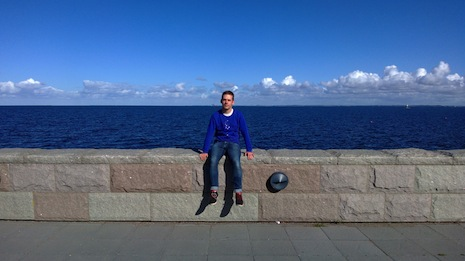
#> input picture image/3.jpg, 465 x 261 px, found by its file name
$ python plot_seam_carving.py
#> lines starting #> are read from the running program, lines starting #| are printed output that depends on the picture; after the words box and inside, x2 and y2 are one past the last pixel; in counts of white or black regions, pixels touching at a corner belong together
"""
Developed for APIIT session
"""
from skimage import data, draw
from skimage import transform, util
import numpy as np
from skimage import filters, color
from matplotlib import pyplot as plt
from PIL import Image
from numpy import array

HI_COLOR = np.array([0, 1, 0])

class ObjectRemove(object):
	"""
	"""
	def __init__(self):
		self.img = None
		self.eimg = None

	def set_image(self, image_url):
#> called with image_url = '3.jpg'
		self.img = Image.open(image_url)
#> self.img is the input picture: PIL image 465x261 RGB; mean R, G, B 78.5, 103.1, 141
		self.img = array(self.img)
		self.img = util.img_as_float(self.img)
#> self.img: shape (261, 465, 3) float64
		self.eimg = filters.sobel(color.rgb2gray(self.img))
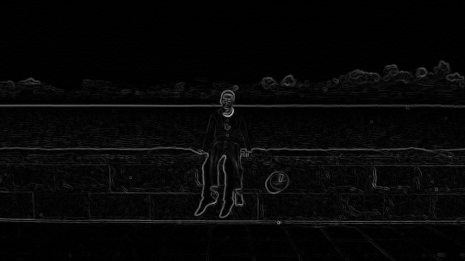
#> self.eimg: shape (261, 465) float64; min 0, max 0.668, mean 0.0282

		return self.img, self.eimg

	def create_mask(self):
		masked_img = self.img.copy()

		poly = [(89, 188), (88, 263), (204, 260), (214, 188)]
		pr = np.array([p[0] for p in poly])
		pc = np.array([p[1] for p in poly])
		self.rr, self.cc = draw.polygon(pr, pc)

		masked_img[self.rr, self.cc, :] = masked_img[self.rr, self.cc, :]*0.5 + HI_COLOR*.5
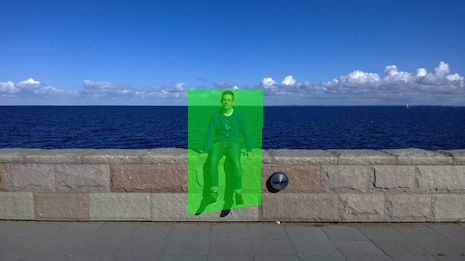
#> masked_img: shape (261, 465, 3) float64; mean R, G, B 0.298, 0.43, 0.538

	def remove_object(self):
		self.eimg[self.rr, self.cc] -= 1000
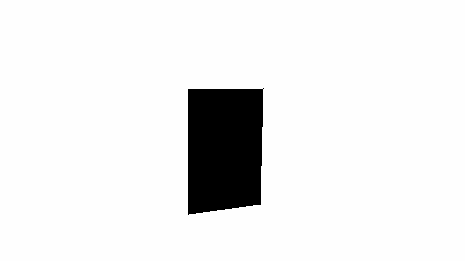
#> self.eimg: shape (261, 465) float64; 7.34% of pixels changed, all inside (x1, y1, x2, y2) = (188, 88, 264, 215); drawn with min black and max white
		plt.figure()
		plt.title('Object Removed')
#> (the run stopped early here; a loop or call above may not have finished)

$ run again, with image/4.jpg copied over image/3.jpg
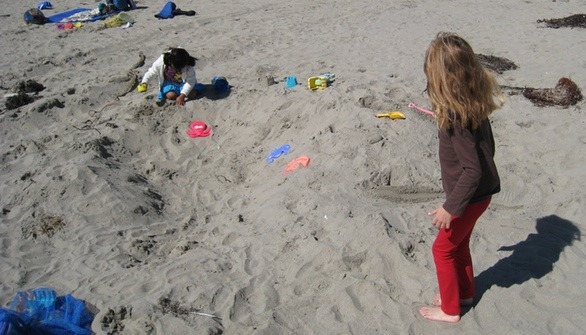
#> input picture image/4.jpg, 586 x 335 px, found by its file name
#> in set_image, self.img is the input picture: PIL image 586x335 RGB; mean R, G, B 139.5, 134.5, 129.6
#> self.img: shape (335, 586, 3) float64
#> in create_mask, `masked_img[self.rr, self.cc, :] = masked_img[self.rr, self.cc, :]*0.5 ..`:
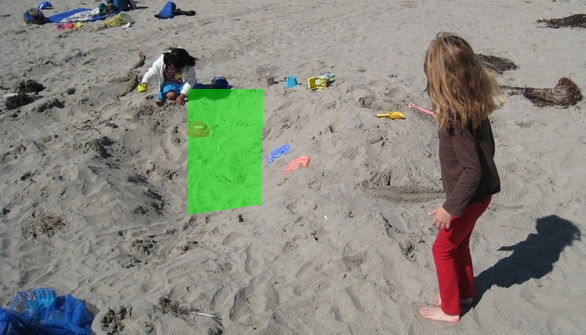
#> masked_img: shape (335, 586, 3) float64; mean R, G, B 0.533, 0.537, 0.496
#> in remove_object, `self.eimg[self.rr, self.cc] -= 1000`:
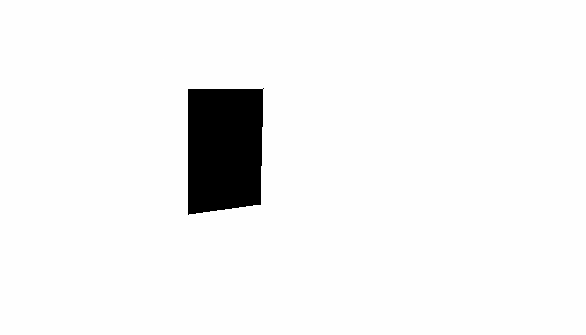
#> self.eimg: shape (335, 586) float64; min -1000, max 0.632, mean -45.36; drawn with min black and max white

$ run again, with image/7.jpg copied over image/3.jpg
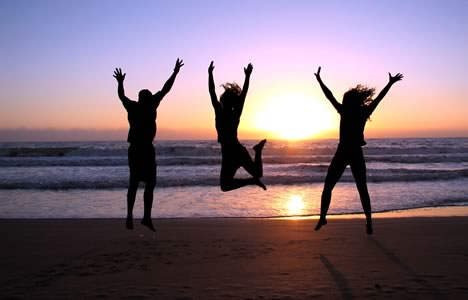
#> input picture image/7.jpg, 468 x 300 px, found by its file name
#> in set_image, self.img is the input picture: PIL image 468x300 RGB; mean R, G, B 127.6, 109.3, 121.9
#> self.img: shape (300, 468, 3) float64
#> in create_mask, `masked_img[self.rr, self.cc, :] = masked_img[self.rr, self.cc, :]*0.5 ..`:
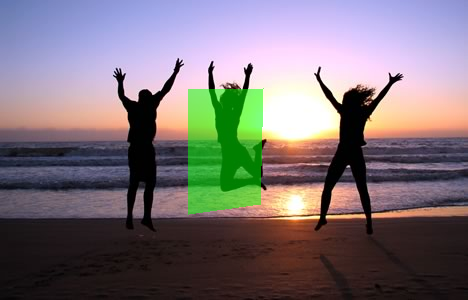
#> masked_img: shape (300, 468, 3) float64; mean R, G, B 0.485, 0.448, 0.466
#> in remove_object, `self.eimg[self.rr, self.cc] -= 1000`:
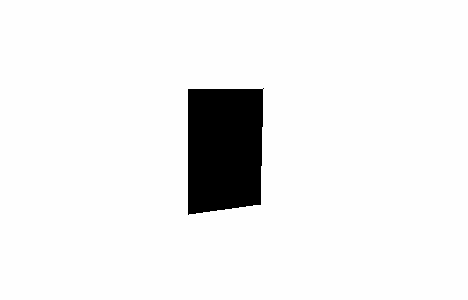
#> self.eimg: shape (300, 468) float64; min -1000, max 0.718, mean -63.46; drawn with min black and max white
